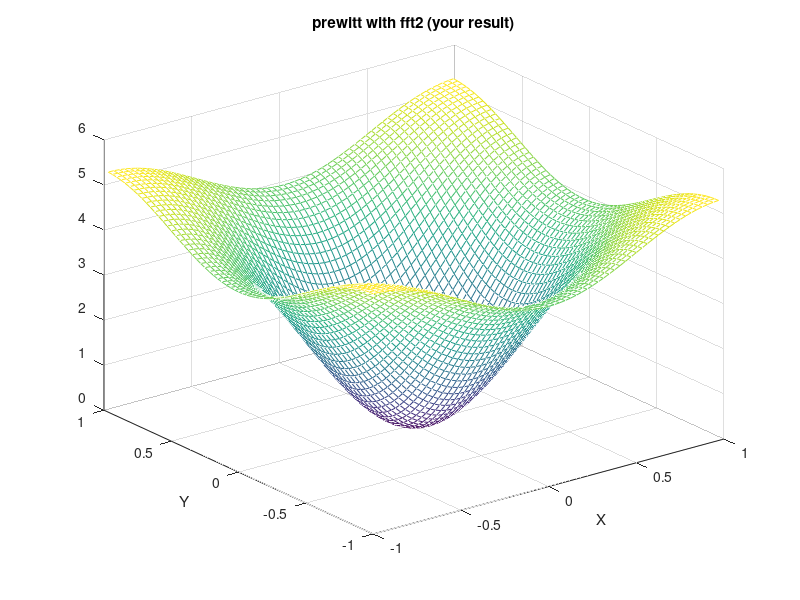

Write the MATLAB code that produced this figure.
% Output argument: 
% prew_z - absolute value of a complex number used for a frequency plot within freqz2()
% Define the prewitt filter

N=64;% default for: freqz2(h) uses [Ny Nx] = [64 64]

% Compute the NxN frequency spectrum with 0-padding:
h = fspecial('laplacian');
Y = fft2(h,N,N);
z_values = abs(fftshift(Y));

X = (-32:31) / 32;
[Xm,Ym] = meshgrid(X);
figure,mesh(Xm, Ym, z_values);title('prewitt with fft2 (your result)');
xlabel('X'); ylabel('Y');


%% 


filterprewitt = fspecial('prewitt')